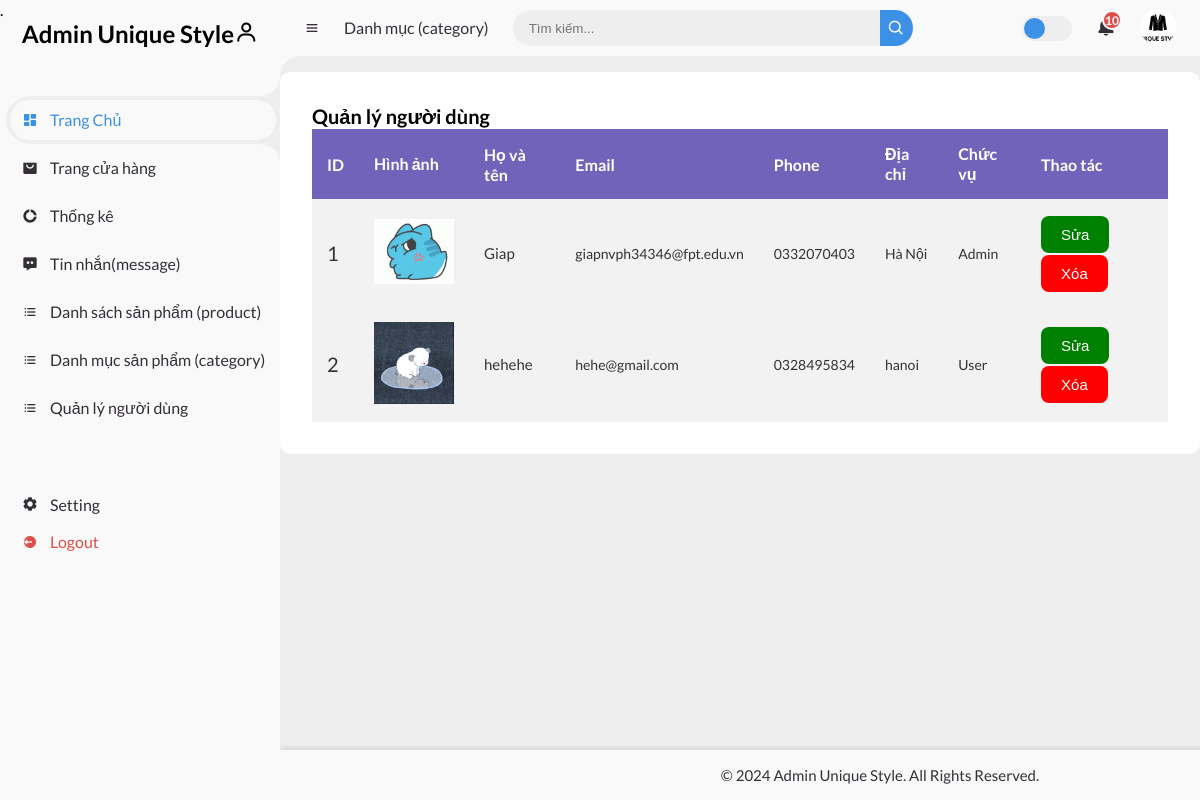
The app's page /admin-page/index.php?act=list-user (signed in) with its own data.
### tables this page shows
CREATE TABLE `users` (
  `id` int NOT NULL,
  `name` varchar(255) NOT NULL,
  `email` varchar(255) NOT NULL,
  `password` varchar(255) NOT NULL,
  `phoneNumber` varchar(11) NOT NULL,
  `address` text NOT NULL,
  `roleID` int NOT NULL,
  `image` text NOT NULL
);

CREATE TABLE `roles` (
  `RoleID` int NOT NULL,
  `RoleName` varchar(50) NOT NULL
);

### controllers/user/UserController.php (called while the page is built, shortened)
<?php
class UserController
{
    private $userModel;
    public function __construct()
    {
        $this->userModel = new User();
    }
    public function index()
    {
        $listUsers = $this->userModel->getAll();
        require_once '../admin-page/views/header.php';
        require_once '../admin-page/views/user/userList.php';
        require_once '../admin-page/views/footer.php';
    }
}

### admin-page/index.php (called while the page is built, shortened)
<?php
require_once '../common/function.php';
$router = new Router();
require_once '../controllers/user/UserController.php';
require_once '../models/users/user.php';
$act = $_GET['act'] ?? '/';
$router->add('/', 'AdminController', 'index');
require_once '../routes/user/user.php';
$router->dispatch($act);

### common/function.php (called while the page is built)
<?php
function connectDB()
{
    $host   = DB_HOST;
    $dbname = DB_NAME;
    try {
        $conn = new PDO(
            "mysql:host=$host; dbname=$dbname",
            DB_USERNAME,
            DB_PASSWORD
        );
        $conn->setAttribute(PDO::ATTR_ERRMODE, PDO::ERRMODE_EXCEPTION);
        $conn->setAttribute(PDO::ATTR_DEFAULT_FETCH_MODE, PDO::FETCH_ASSOC);
        return $conn;
    } catch (\PDOException $e) {
        echo 'lỗi kết nối cơ sở dữ liệu' . $e->getMessage();
    }
}
?>

### models/users/user.php (called while the page is built, shortened)
<?php
class User
{
    public $conn;
    public function __construct()
    {
        $this->conn = connectDB();
    }
    public function getAll()
    {
        try {
            $sql = "SELECT u.*, r.RoleName
                    FROM users u
                    LEFT JOIN roles r ON u.RoleID = r.RoleID";
            $stmt = $this->conn->prepare($sql);
            $stmt->execute();
            return $stmt->fetchAll(PDO::FETCH_ASSOC);
        } catch (PDOException $e) {
            echo 'Lỗi: ' . $e->getMessage();
        }
    }
}

### admin-page/views/user/userList.php (the view, shortened to what this page needs)
<div class="table--wrapper">
    <h3 class="title">Quản lý người dùng</h3>
    <div class="table-container">
        <table class="user-table" style="width: 100%; text-align: left; border-collapse: collapse;">
            <thead>
                <tr>
                    <th>ID</th>
                    <th>Hình ảnh</th>
                    <th>Họ và tên</th>
                    <th>Email</th>
                    <th>Phone</th>
                    <th>Địa chỉ</th>
                    <th>Chức vụ</th>
                    <th>Thao tác</th>
                </tr>
            </thead>
            <tbody>
                <?php foreach ($listUsers as $index => $user) : ?>
                    <tr>
                        <td style="font-size: 20px;"><?= $index + 1; ?></td>
                        <td>
                            <img src="<?= $user['image']; ?>" width="80px">
                        </td>
                        <td style="font-size: 15px;"><?= $user['name']; ?></td>
                        <td><?= $user['email']; ?></td>
                        <td><?= $user['phoneNumber']; ?></td>
                        <td><?= $user['address']; ?></td>
                        <td><?= $user['RoleName'];?></td>
                        <td>
                            <a href="?act=edit-user&id=<?= $user['id']; ?>">
                                <button class="edit">Sửa</button>
                            </a>
                            <form action="?act=delete-user" method="POST" style="display: inline;" onsubmit="return confirm('Bạn có chắc chắn muốn xóa?')">
                                <button type="submit" class="delete">Xóa</button>
                            </form>
                        </td>
                    </tr>
                <?php endforeach; ?>
            </tbody>
        </table>
    </div>
</div>

### admin-page/public/styles.css (style rules this page uses)
* { margin: 0; padding: 0; box-sizing: border-box; }
a { text-decoration: none; }
:root { --poppins: "Poppins", sans-serif; --lato: "Lato", sans-serif; --light: #f9f9f9; --blue: #3c91e6; --light-blue: #cfe8ff; --grey: #eee; --dark-grey: #aaaaaa; --dark: #342e37; --red: #db504a; --yellow: #ffce26; --light-yellow: #fff2c6; --orange: #fd7238; --light-orange: #ffe0d3; }
html { overflow-x: hidden; }
body { background: var(--grey); overflow-x: hidden; }
.table--wrapper { background: white; margin-top: 1rem; border-radius: 10px; padding: 2rem; }
.table-container { width: 100%; }
table { width: 100%; border-collapse: collapse; }
thead { background: rgba(113, 99, 186, 255); color: white; font-family: var(--lato); }
th { padding: 15px; text-align: left; }
tbody { background: #f2f2f2; font-family: var(--lato); }
td { padding: 15px; font-size: 14px; color: #333; }
tr:nth-child(even) { color: white; }
button.edit { color: white; background-color: green; border: none; border-radius: 8px; font-size: 15px; padding: 10px 20px; cursor: pointer; transition: all 0.3s ease; margin-top: 2px; margin-bottom: 2px; }
.table-container button.edit { color: white; background-color: green; border: none; border-radius: 8px; font-size: 15px; padding: 10px 20px; cursor: pointer; transition: all 0.3s ease; }
.table-container button.delete { color: white; background-color: red; border: none; border-radius: 8px; font-size: 15px; padding: 10px 20px; cursor: pointer; transition: all 0.3s ease; }
.title { font-family: var(--lato); font-size: 20px; }

### records on screen
users: image (picture), name "Giap", email "giapnvph34346@fpt.edu.vn", phoneNumber "0332070403", address "Hà Nội", roleID.RoleName "Admin"
users: image (picture), name "hehehe", email "hehe@gmail.com", phoneNumber "0328495834", address "hanoi", roleID.RoleName "User"
